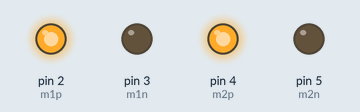
Bench run of a sketch on a simulated Arduino Uno, built with avr-gcc and run on an emulated ATmega328P. On the bench: output pins drawn as LEDs (lit = HIGH).

Above: at 0.1 s.
Timing chart, 0 to 1.6 s (numbered marks = the images above):
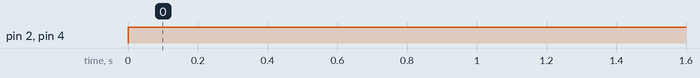

The sketch:

sketch_jun19a.ino
```cpp
int m1p=2;
int m1n=3;
int m2p=4;
int m2n=5;

void setup() {
  pinMode(m1n,1);
  pinMode(m1p,1);
  pinMode(m2n,1);
  pinMode(m2p,1);

}

void loop() { //while(1){}
  // put your main code here, to run repeatedly:

digitalWrite(m1p,HIGH);
digitalWrite(m1n,0);
digitalWrite(m2p,HIGH);
digitalWrite(m2n,0);


}
```

Measured:
- by itself, pin 2 (m1p), pin 4 (m2p): LOW → HIGH at 0.00 s
